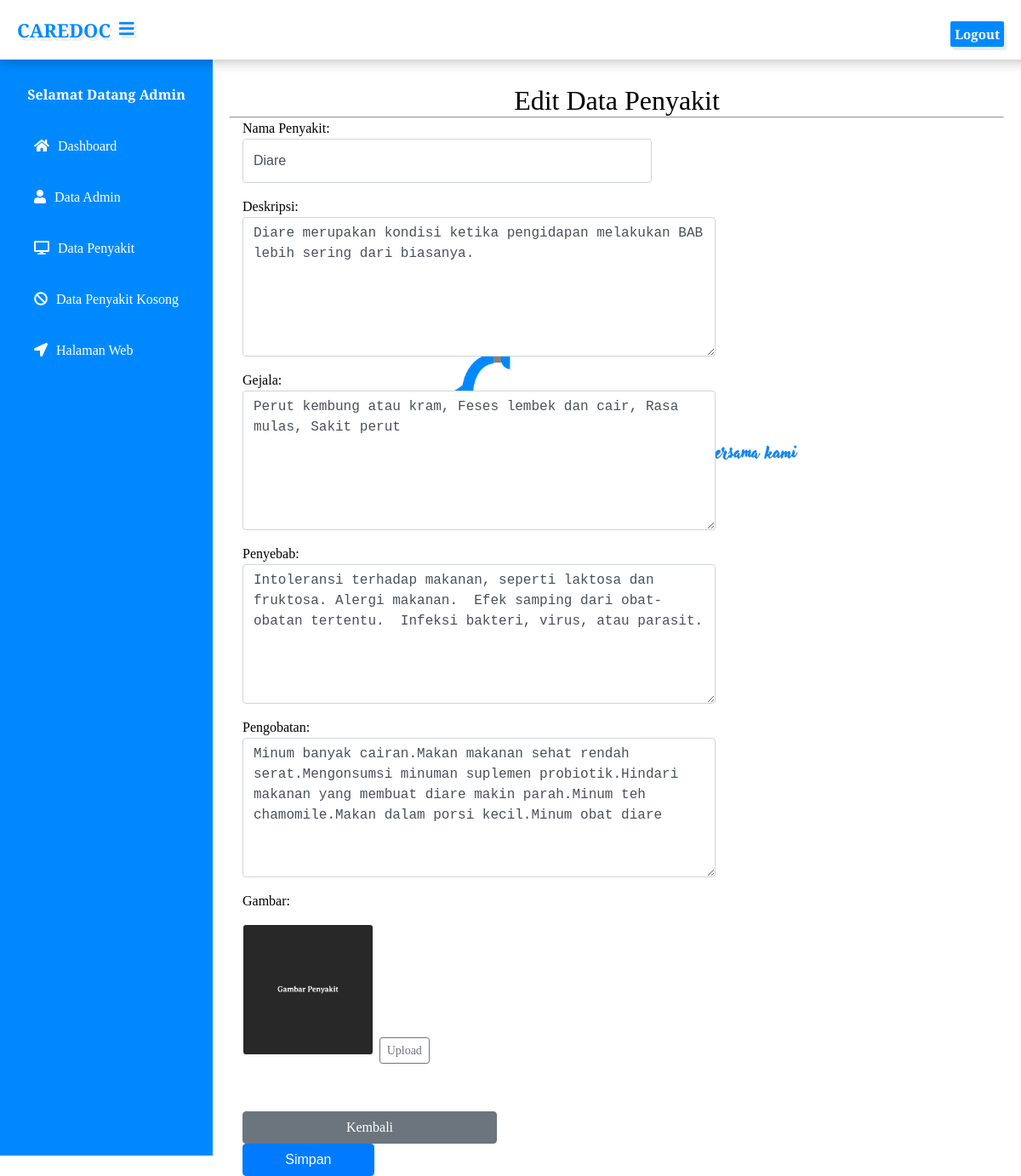
Screenshot of /admin/index.php?page=edit_penyakit&id=1 (signed in) with the database file from the repository.
### tables this page shows
CREATE TABLE `penyakit` (
  `id` int(11) NOT NULL,
  `nama` varchar(567) NOT NULL,
  `penyebab` varchar(567) NOT NULL,
  `gejala` varchar(567) NOT NULL,
  `pengobatan` varchar(567) NOT NULL,
  `deskripsi` varchar(1000) NOT NULL,
  `gambar` varchar(500) NOT NULL
);

### admin/edit_penyakit.php (the view, shortened to what this page needs)
<?php
include 'config.php';
?>
<!DOCTYPE html>
<html>
<head>
    <link rel="stylesheet" href="css/bootstrap.min.css">
    <link rel="stylesheet" href="css/bootstrap.css">
</head>
<body>
    <div class="" style="margin-top:20px">
        <center>
            <font size="6">Edit Data Penyakit</font>
        </center>
        <hr>
        <?php
        if (isset($_GET['id'])) {
            $id = $_GET['id'];
            $select = mysqli_query($koneksi, "SELECT * FROM penyakit WHERE id='$id'") or die(mysqli_error($koneksi));
            if (mysqli_num_rows($select) == 0) {
                echo '<div class="alert alert-warning">ID tidak ada dalam database.</div>';
                exit();
            } else {
                $data = mysqli_fetch_assoc($select);
            }
        }
        ?>
        <form action="index.php?page=edit_penyakit&id=<?php echo $id; ?>" method="post">
            <div class="item form-group">
                <label class="col-form-label col-md-3 col-sm-3 label-align">Nama Penyakit:</label>
                <div class="col-md-6 col-sm-6">
                    <input type="text" name="nama" class="form-control" value="<?php echo $data['nama']; ?>" required>
                </div>
            </div>
            <div class="item form-group">
                <label class="col-form-label col-md-3 col-sm-3 label-align">Deskripsi:</label>
                <div class="col-md-6 col-sm-6">
                    <textarea name="deskripsi" class="form-control" aria-label="With textarea"><?php echo $data['deskripsi']; ?></textarea>
                </div>
            </div>
            <div class="item form-group">
                <label class="col-form-label col-md-3 col-sm-3 label-align">Gejala:</label>
                <div class="col-md-6 col-sm-6">
                    <textarea class="form-control" name="gejala" aria-label="With textarea"><?php echo $data['gejala']; ?></textarea>
                </div>
            </div>
            <div class="item form-group">
                <label class="col-form-label col-md-3 col-sm-3 label-align">Penyebab:</label>
                <div class="col-md-6 col-sm-6">
                    <textarea class="form-control" name="penyebab" aria-label="With textarea"><?php echo $data['penyebab']; ?></textarea>
                </div>
            </div>
            <div class="item form-group">
                <label class="col-form-label col-md-3 col-sm-3 label-align">Pengobatan:</label>
                <div class="col-md-6 col-sm-6">
                    <textarea class="form-control" name="pengobatan" aria-label="With textarea"><?php echo $data['pengobatan']; ?></textarea>
                </div>
            </div>
            <div class="item form-group">
                <label class="col-form-label col-md-3 col-sm-3 label-align">Gambar:</label>
                <div class="col-sm-6 p-3">
                    <div class="row no-gutters">
                        <div class="col-md-4">
                            <img src="../vendor/img/penyakit/<?= $data['gambar']; ?>" class="card-img" alt="Penyakit">
                        </div>
                        <div class="col-md-8">
                            <br>
                            <br>
                            <br>
                            <br>
                            <br>
                            <br>
                            <div class="float-left my-4 mx-2">
                                <label id="inputGroupFile01" class="btn btn-outline-secondary btn-sm">
                                    <input type="file" style="display: none;" for="inputGroupFile01" name="gambar">Upload</input>
                                </label>
                            </div>
                        </div>
                    </div>
                </div>
            </div>
            <div class="item form-group">
                <div class="col-md-6 col-sm-6 offset-md-0">
                    <a href="index.php?page=tampil_penyakit" style="width: 60%;" class="btn btn-secondary">Kembali</a>
                    <input type="submit" name="submit" class="btn btn-primary" style="width: 34%;" value="Simpan">
                </div>
            </div>
        </form>
    </div>
</body>
</html>

### admin/css/style_admin.css (style rules this page uses)
* { padding: 0; margin: 0; }
body { font-family: 'Averia Serif Libre', cursive !important; }
.btn { text-decoration: none !important; }
.form-group { margin-bottom: 1rem; }

### admin/edit_penyakit.php (style rules this page uses)
textarea { width: 530px !important; height: 150px !important; }

### rows the page displays
penyakit: nama "Diare", deskripsi "Diare merupakan kondisi ketika pengidapan melakukan BAB lebih sering dari biasanya.", gejala "Perut kembung atau kram, Feses lembek dan cair, Rasa mulas, Sakit perut", penyebab "Intoleransi terhadap makanan, seperti laktosa dan fruktosa. Alergi makanan. Efek samping dari obat-obatan tertentu. Infeksi bakteri, virus, atau parasit.", pengobatan "Minum banyak cairan.Makan makanan sehat rendah serat.Mengonsumsi minuman suplemen probiotik.Hindari makanan yang membuat diare makin parah.Minum teh chamomile.Makan dalam porsi kecil.Minum obat diare", gambar (placeholder picture)

### other values shown
$_SESSION['username'] "Admin"
